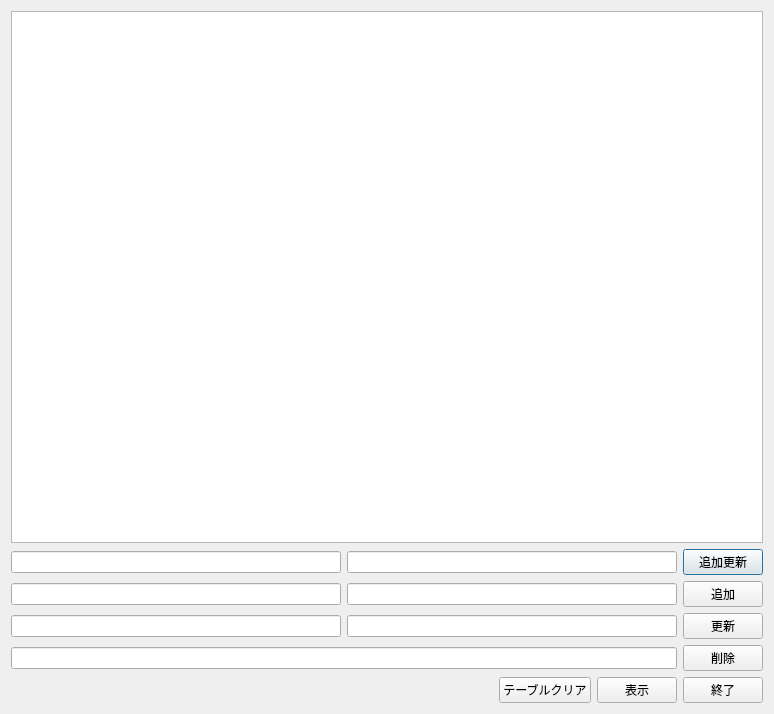
<?xml version="1.0" encoding="UTF-8"?>
<ui version="4.0">
 <class>Dialog</class>
 <widget class="QDialog" name="Dialog">
  <property name="geometry">
   <rect>
    <x>0</x>
    <y>0</y>
    <width>774</width>
    <height>714</height>
   </rect>
  </property>
  <property name="windowTitle">
   <string>Dialog</string>
  </property>
  <layout class="QVBoxLayout" name="verticalLayout">
   <item>
    <widget class="QPlainTextEdit" name="plainTextEdit">
     <property name="readOnly">
      <bool>true</bool>
     </property>
    </widget>
   </item>
   <item>
    <layout class="QHBoxLayout" name="horizontalLayout_5">
     <item>
      <widget class="QLineEdit" name="lineEdit_6"/>
     </item>
     <item>
      <widget class="QLineEdit" name="lineEdit_7"/>
     </item>
     <item>
      <widget class="QPushButton" name="pushButton_6">
       <property name="text">
        <string>追加更新</string>
       </property>
      </widget>
     </item>
    </layout>
   </item>
   <item>
    <layout class="QHBoxLayout" name="horizontalLayout">
     <item>
      <widget class="QLineEdit" name="lineEdit"/>
     </item>
     <item>
      <widget class="QLineEdit" name="lineEdit_2"/>
     </item>
     <item>
      <widget class="QPushButton" name="pushButton">
       <property name="text">
        <string>追加</string>
       </property>
      </widget>
     </item>
    </layout>
   </item>
   <item>
    <layout class="QHBoxLayout" name="horizontalLayout_2">
     <item>
      <widget class="QLineEdit" name="lineEdit_3"/>
     </item>
     <item>
      <widget class="QLineEdit" name="lineEdit_4"/>
     </item>
     <item>
      <widget class="QPushButton" name="pushButton_2">
       <property name="text">
        <string>更新</string>
       </property>
      </widget>
     </item>
    </layout>
   </item>
   <item>
    <layout class="QHBoxLayout" name="horizontalLayout_4">
     <item>
      <widget class="QLineEdit" name="lineEdit_5"/>
     </item>
     <item>
      <widget class="QPushButton" name="pushButton_5">
       <property name="text">
        <string>削除</string>
       </property>
      </widget>
     </item>
    </layout>
   </item>
   <item>
    <layout class="QHBoxLayout" name="horizontalLayout_3">
     <item>
      <spacer name="horizontalSpacer">
       <property name="orientation">
        <enum>Qt::Horizontal</enum>
       </property>
       <property name="sizeHint" stdset="0">
        <size>
         <width>40</width>
         <height>20</height>
        </size>
       </property>
      </spacer>
     </item>
     <item>
      <widget class="QPushButton" name="pushButton_7">
       <property name="text">
        <string>テーブルクリア</string>
       </property>
      </widget>
     </item>
     <item>
      <widget class="QPushButton" name="pushButton_3">
       <property name="text">
        <string>表示</string>
       </property>
      </widget>
     </item>
     <item>
      <widget class="QPushButton" name="pushButton_4">
       <property name="text">
        <string>終了</string>
       </property>
      </widget>
     </item>
    </layout>
   </item>
  </layout>
 </widget>
 <layoutdefault spacing="6" margin="11"/>
 <resources/>
 <connections>
  <connection>
   <sender>pushButton_4</sender>
   <signal>clicked()</signal>
   <receiver>Dialog</receiver>
   <slot>close()</slot>
   <hints>
    <hint type="sourcelabel">
     <x>706</x>
     <y>695</y>
    </hint>
    <hint type="destinationlabel">
     <x>462</x>
     <y>685</y>
    </hint>
   </hints>
  </connection>
 </connections>
</ui>
